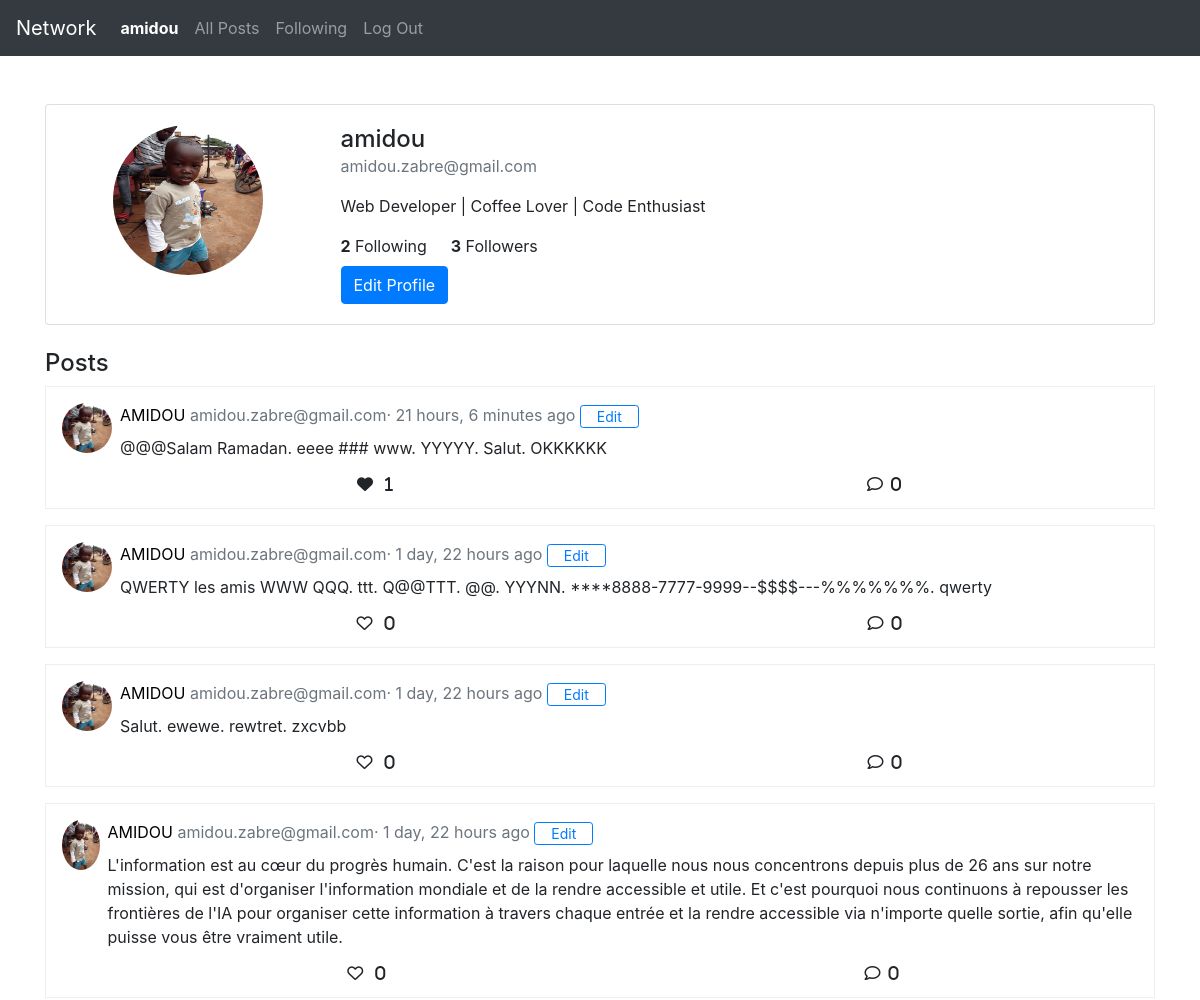
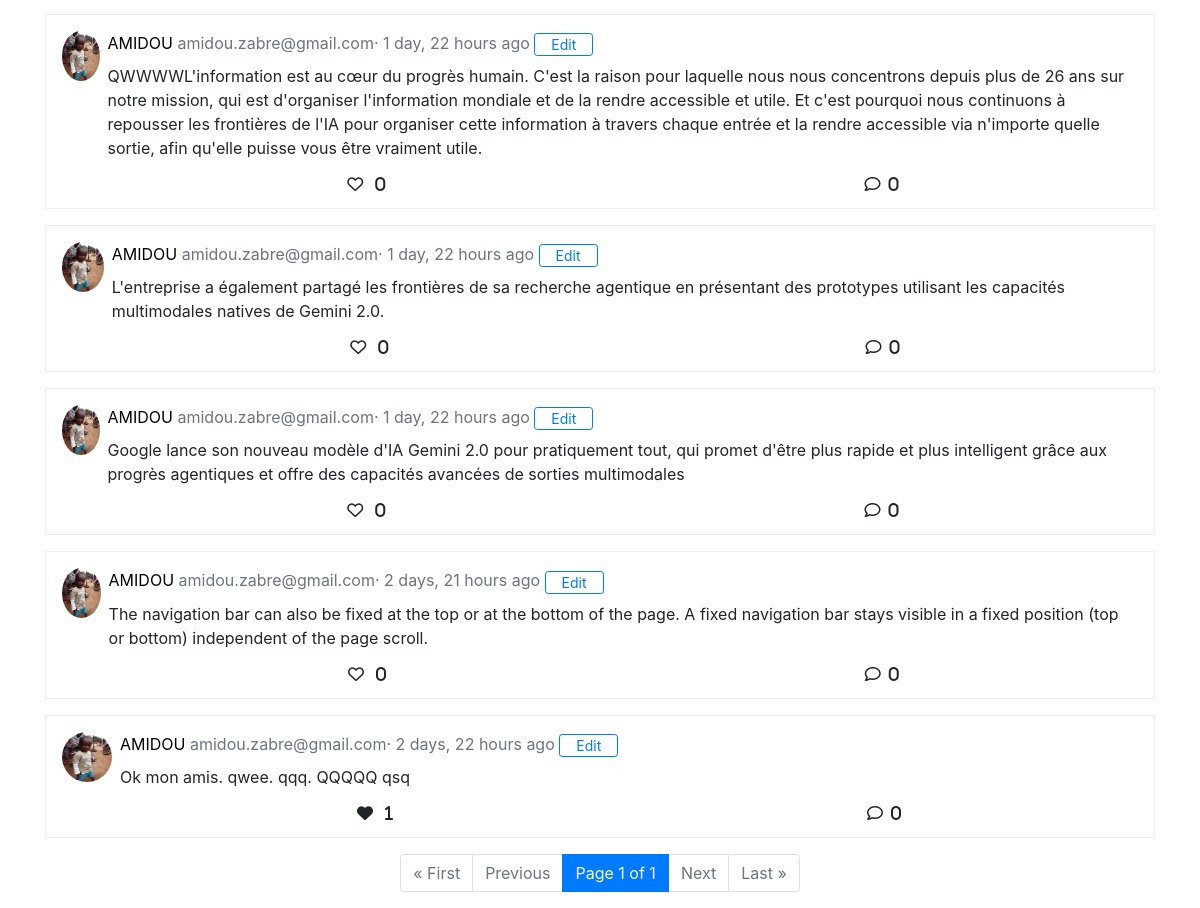
The app's page /profile/amidou (signed in) with its own data (2 pictures, top to bottom).
### network/models.py (models this page shows)
class User(AbstractUser):
    bio = models.TextField(blank=True)
    user_img = models.ImageField(upload_to='user_images/', default="user_images/blank_user_img.png")
    def is_followed_by(self, user):
        return self.followers.filter(follower=user).exists()

class Post(models.Model):
    user = models.ForeignKey(User, on_delete=models.CASCADE)
    content = models.TextField()
    created_at = models.DateTimeField(auto_now_add=True)

### network/views.py (the view)
# urls.py: path("profile/<str:username>", views.profile, name="profile"),
def profile(request, username):
    profile_user = User.objects.get(username=username)
    posts_list = Post.objects.filter(user=profile_user).order_by('-created_at')
    if request.user.is_authenticated:
        for post in posts_list:
            post.user_liked = post.likes.filter(user=request.user).exists()
    paginator = Paginator(posts_list, 10)
    page_number = request.GET.get('page')
    posts = paginator.get_page(page_number)
    is_following = profile_user.is_followed_by(request.user) if request.user.is_authenticated else False
    return render(request, "network/profile.html", context={
        'profile_user': profile_user,
        'posts': posts,
        'is_following': is_following
    })

### network/templates/network/profile.html
{% extends "network/layout.html" %}
{% block body %}
<div class="row mt-4">
    <div class="col-12">
        <div class="card">
            <div class="card-body">
                <div class="row">
                    <div class="col-md-3 text-center">
                        <img src="{{  profile_user.user_img.url }}" class="rounded-circle profile-img-lg" alt="Profile Picture">
                    </div>
                    <div class="col-md-9">
                        <h4 class="mb-0">{{profile_user.username}}</h4>
                        <p class="text-muted">{{profile_user.email}}</p>
                        <p>
                            {{profile_user.bio}}
                        </p>
                        <div class="d-flex mb-2">
                            <div class="mr-4">
                                <strong class="followings">{{ profile_user.following.count }}</strong> Following
                            </div>
                            <div>
                                <strong class="followers">{{ profile_user.followers.count }}</strong> Followers
                            </div>
                        </div>
                        <div class="d-flex justify-content-between w-100">
                            {% if user.is_authenticated %}
                                {% if user == profile_user %}
                                    <button class="btn btn-primary">Edit Profile</button>
                                {% else %}
                                    {% if is_following %}
                                        <button  data-user-id="{{ profile_user.id }}" class="btn btn-danger follow">Unfollow</button>
                                    {% else %}
                                        <button  data-user-id="{{ profile_user.id }}" class="btn btn-dark follow">Follow</button>
                                    {% endif %}
                                {% endif %}
                            {% endif %}
                        </div>
                    </div>
                </div>
            </div>
        </div>
    </div>
</div>
<div class="row">
    <div class="col-12">
        <h4 class="mt-4">Posts</h4>
    {% include "network/posts.html" %}
    </div>
</div>
{% endblock %}

### network/templates/network/layout.html (shortened to what this page needs)
{% load static %}
<!DOCTYPE html>
<html lang="en">
    <head>
        <link rel="stylesheet" href="https://stackpath.bootstrapcdn.com/bootstrap/4.4.1/css/bootstrap.min.css">
        <link rel="stylesheet" href="https://cdnjs.cloudflare.com/ajax/libs/font-awesome/6.0.0/css/all.min.css">
        <link href="{% static 'network/styles.css' %}" rel="stylesheet">
    </head>
    <body>
        <nav class="navbar navbar-expand-lg bg-dark navbar-dark fixed-top ">
            <a class="navbar-brand" href="#">Network</a>
            <div>
              <ul class="navbar-nav mr-auto">
                {% if user.is_authenticated %}
                    <li class="nav-item">
                        <a
                            id="user-authenticated" data-user-authenticated="{{ user.username }}"
                            class="nav-link {% if request.resolver_match.url_name == 'profile' %}active{% endif %}"
                            href="{% url 'profile' user.username %}"
                        >
                            <strong>{{ user.username }}</strong>
                        </a>
                    </li>
                {% endif %}
                <li class="nav-item">
                  <a class="nav-link {% if request.resolver_match.url_name == 'index' %}active{% endif %}" href="{% url 'index' %}">All Posts</a>
                </li>
                {% if user.is_authenticated %}
                    <li class="nav-item">
                        <a class="nav-link {% if request.resolver_match.url_name == 'following' %}active{% endif %}" href="{% url 'following' %}">Following</a>
                    </li>
                    <li class="nav-item">
                        <a class="nav-link {% if request.resolver_match.url_name == 'logout' %}active{% endif %}" href="{% url 'logout' %}">Log Out</a>
                    </li>
                {% endif %}
              </ul>
            </div>
          </nav>
        <div class="body">
            <div class="container">
                <div class="row">
                    <div class="col-12">
                        {% block body %}
                        {% endblock %}
                    </div>
                </div>
            </div>
        </div>
    </body>
</html>

### network/templates/network/posts.html (shortened to what this page needs)
{% load static %}
{% block posts%}
    <div class="posts">
        {% for post in posts%}
        <div
            class="post-box"
            {% if user.is_authenticated and user.username == post.user.username %}
                data-post-editable="{{ user.username }}"
            {% endif %}
            data-post-id="{{ post.id }}"
        >
            <div class="d-flex">
                <img src="{{ post.user.user_img.url }}" class="profile-img me-2 mr-2" alt="Profile">
                <div class="d-flex flex-column flex-grow-1">
                    <div class="mb-0 pb-2">
                        <a href="{% url 'profile' post.user.username %}">{{post.user.username|upper}} </a>
                        <span class="text-muted">
                            {{post.user.email}}·
                            {{post.created_at|timesince }} ago
                        </span>
                        {% if user.is_authenticated and user.username == post.user.username %}
                            <button id="edit-btn-{{post.id}}" class="edit-btn btn btn-sm btn-outline-primary">Edit</button>
                        {% endif %}
                    </div>
                    <p
                        id="post-content-{{ post.id }}"
                        data-post-id="{{ post.id }}"
                        {% if user.is_authenticated and user.username == post.user.username %}
                            data-post-editable="{{ user.username }}"
                        {% endif %}
                        >
                        {{post.content}}
                    </p>
                    <div class="d-flex justify-content-around w-100">
                        <i
                            data-post-id="{{ post.id }}"
                            {% if post.user_liked %}
                                data-post-liked=True
                                class="like fas fa-heart"
                            {% else %}
                                class="like far fa-heart"
                                data-post-liked=False
                            {% endif %}
                        >
                            <span class="pl-2 likes-count">{{ post.likes.count }}</span>
                    </i>
                        <i class="comment far fa-comment"><span class="pl-2">0</span></i>
                    </div>
                </div>
            </div>
        </div>
        {% endfor %}
        <nav aria-label="Page navigation example" class="d-flex justify-content-center">
            <ul class="pagination">
                {% if posts.has_previous %}
                    <li class="page-item"><a class="page-link" href="?page=1">&laquo; First</a></li>
                    <li class="page-item"><a class="page-link" href="?page={{ posts.previous_page_number }}">Previous</a></li>
                {% else %}
                    <li class="page-item disabled"><span class="page-link">&laquo; First</span></li>
                    <li class="page-item disabled"><span class="page-link">Previous</span></li>
                {% endif %}
                <li class="page-item active"><span class="page-link">Page {{ posts.number }} of {{ posts.paginator.num_pages }}</span></li>
                {% if posts.has_next %}
                    <li class="page-item"><a class="page-link" href="?page={{ posts.next_page_number }}">Next</a></li>
                    <li class="page-item"><a class="page-link" href="?page={{ posts.paginator.num_pages }}">Last &raquo;</a></li>
                {% else %}
                    <li class="page-item disabled"><span class="page-link">Next</span></li>
                    <li class="page-item disabled"><span class="page-link">Last &raquo;</span></li>
                {% endif %}
            </ul>
        </nav>
    </div>
{% endblock %}

### network/static/network/styles.css (style rules this page uses)
.body { padding-top: 80px; }
.post-box { border: 1px solid #eee; padding: 1rem; margin-bottom: 1rem; }
.post-box a { text-decoration: none; color: black; }
.post-box i { cursor: pointer; }
.post-box i { transition: transform 0.2s ease-in-out; }
.profile-img { width: 50px; height: 50px; border-radius: 50%; }
.profile-img-lg { width: 150px; height: 150px; border-radius: 50%; }
.edit-btn { padding: 0 1rem; }

### records on screen
User: username "amidou", user_img (picture), email "amidou.zabre@gmail.com", bio "Web Developer | Coffee Lover | Code Enthusiast", following.count "2", followers.count "3"
Post: user.user_img (picture), user.username "AMIDOU", user.email "amidou.zabre@gmail.com", created_at "21 hours, 6 minutes", content "@@@Salam Ramadan. eeee ### www. YYYYY. Salut. OKKKKKK", likes.count "1"
Post: user.user_img (picture), user.username "AMIDOU", user.email "amidou.zabre@gmail.com", created_at "1 day, 22 hours", content "QWERTY les amis WWW QQQ. ttt. Q@@TTT. @@. YYYNN. ****8888-7777-9999--$$$$---%%%%%%%. qwerty", likes.count "0"
Post: user.user_img (picture), user.username "AMIDOU", user.email "amidou.zabre@gmail.com", created_at "1 day, 22 hours", content "Salut. ewewe. rewtret. zxcvbb", likes.count "0"
Post: user.user_img (picture), user.username "AMIDOU", user.email "amidou.zabre@gmail.com", created_at "1 day, 22 hours", content "L'information est au cœur du progrès humain. C'est la raison pour laquelle nous nous concentrons depuis plus de 26 ans sur notre mission, qui est d'organiser l'information mondiale et de la rendre accessible et utile. Et c'est pourquoi nous continuons à repousser les frontières de l'IA pour organiser cette information à travers chaque entrée et la rendre accessible via n'importe quelle sortie, afin qu'elle puisse vous être vraiment utile.", likes.count "0"
Post: user.user_img (picture), user.username "AMIDOU", user.email "amidou.zabre@gmail.com", created_at "1 day, 22 hours", content "QWWWWL'information est au cœur du progrès humain. C'est la raison pour laquelle nous nous concentrons depuis plus de 26 ans sur notre mission, qui est d'organiser l'information mondiale et de la rendre accessible et utile. Et c'est pourquoi nous continuons à repousser les frontières de l'IA pour organiser cette information à travers chaque entrée et la rendre accessible via n'importe quelle sortie, afin qu'elle puisse vous être vraiment utile.", likes.count "0"
Post: user.user_img (picture), user.username "AMIDOU", user.email "amidou.zabre@gmail.com", created_at "1 day, 22 hours", content "L'entreprise a également partagé les frontières de sa recherche agentique en présentant des prototypes utilisant les capacités multimodales natives de Gemini 2.0.", likes.count "0"
Post: user.user_img (picture), user.username "AMIDOU", user.email "amidou.zabre@gmail.com", created_at "1 day, 22 hours", content "Google lance son nouveau modèle d'IA Gemini 2.0 pour pratiquement tout, qui promet d'être plus rapide et plus intelligent grâce aux progrès agentiques et offre des capacités avancées de sorties multimodales", likes.count "0"
Post: user.user_img (picture), user.username "AMIDOU", user.email "amidou.zabre@gmail.com", created_at "2 days, 21 hours", content "The navigation bar can also be fixed at the top or at the bottom of the page. A fixed navigation bar stays visible in a fixed position (top or bottom) independent of the page scroll.", likes.count "0"
Post: user.user_img (picture), user.username "AMIDOU", user.email "amidou.zabre@gmail.com", created_at "2 days, 22 hours", content "Ok mon amis. qwee. qqq. QQQQQ qsq", likes.count "1"

### other values on screen
{{ posts.number }} "1"
{{ posts.paginator.num_pages }} "1"
